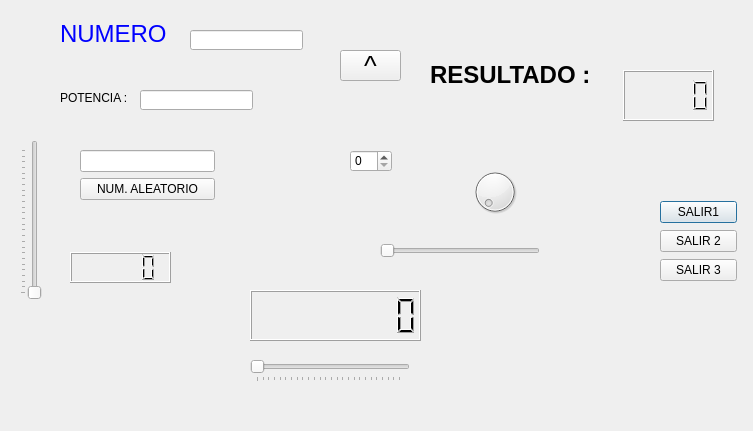
<?xml version="1.0" encoding="UTF-8"?>
<ui version="4.0">
 <class>Dialog</class>
 <widget class="QDialog" name="Dialog">
  <property name="geometry">
   <rect>
    <x>0</x>
    <y>0</y>
    <width>753</width>
    <height>431</height>
   </rect>
  </property>
  <property name="windowTitle">
   <string>APP, QT DIALOG</string>
  </property>
  <widget class="QWidget" name="layoutWidget">
   <property name="geometry">
    <rect>
     <x>660</x>
     <y>200</y>
     <width>77</width>
     <height>83</height>
    </rect>
   </property>
   <layout class="QVBoxLayout" name="verticalLayout">
    <item>
     <widget class="QPushButton" name="pushButton">
      <property name="text">
       <string>SALIR1</string>
      </property>
     </widget>
    </item>
    <item>
     <widget class="QPushButton" name="pushButton_3">
      <property name="text">
       <string>SALIR 2</string>
      </property>
     </widget>
    </item>
    <item>
     <widget class="QPushButton" name="pushButton_2">
      <property name="text">
       <string>SALIR 3</string>
      </property>
     </widget>
    </item>
   </layout>
  </widget>
  <widget class="QLabel" name="label">
   <property name="geometry">
    <rect>
     <x>60</x>
     <y>20</y>
     <width>112</width>
     <height>29</height>
    </rect>
   </property>
   <property name="text">
    <string>&lt;html&gt;&lt;head/&gt;&lt;body&gt;&lt;p&gt;&lt;span style=&quot; font-size:18pt; color:#0000ff;&quot;&gt;NUMERO :&lt;/span&gt;&lt;/p&gt;&lt;/body&gt;&lt;/html&gt;</string>
   </property>
  </widget>
  <widget class="QLabel" name="label_2">
   <property name="geometry">
    <rect>
     <x>60</x>
     <y>90</y>
     <width>71</width>
     <height>16</height>
    </rect>
   </property>
   <property name="text">
    <string>POTENCIA :</string>
   </property>
  </widget>
  <widget class="QLineEdit" name="lineEdit">
   <property name="geometry">
    <rect>
     <x>190</x>
     <y>30</y>
     <width>113</width>
     <height>20</height>
    </rect>
   </property>
  </widget>
  <widget class="QLineEdit" name="lineEdit_2">
   <property name="geometry">
    <rect>
     <x>140</x>
     <y>90</y>
     <width>113</width>
     <height>20</height>
    </rect>
   </property>
  </widget>
  <widget class="QPushButton" name="pushButton_4">
   <property name="geometry">
    <rect>
     <x>340</x>
     <y>50</y>
     <width>61</width>
     <height>31</height>
    </rect>
   </property>
   <property name="font">
    <font>
     <pointsize>20</pointsize>
    </font>
   </property>
   <property name="text">
    <string>^</string>
   </property>
  </widget>
  <widget class="QLabel" name="label_3">
   <property name="geometry">
    <rect>
     <x>430</x>
     <y>60</y>
     <width>281</width>
     <height>29</height>
    </rect>
   </property>
   <property name="font">
    <font>
     <pointsize>18</pointsize>
     <weight>75</weight>
     <bold>true</bold>
    </font>
   </property>
   <property name="text">
    <string>RESULTADO : </string>
   </property>
  </widget>
  <widget class="QSpinBox" name="spinBox">
   <property name="geometry">
    <rect>
     <x>350</x>
     <y>150</y>
     <width>42</width>
     <height>22</height>
    </rect>
   </property>
   <property name="minimum">
    <number>0</number>
   </property>
   <property name="maximum">
    <number>99</number>
   </property>
  </widget>
  <widget class="QSlider" name="horizontalSlider">
   <property name="geometry">
    <rect>
     <x>380</x>
     <y>240</y>
     <width>160</width>
     <height>22</height>
    </rect>
   </property>
   <property name="orientation">
    <enum>Qt::Horizontal</enum>
   </property>
  </widget>
  <widget class="QDial" name="dial">
   <property name="geometry">
    <rect>
     <x>470</x>
     <y>160</y>
     <width>50</width>
     <height>64</height>
    </rect>
   </property>
  </widget>
  <widget class="QLCDNumber" name="lcdNumber">
   <property name="geometry">
    <rect>
     <x>623</x>
     <y>70</y>
     <width>91</width>
     <height>51</height>
    </rect>
   </property>
  </widget>
  <widget class="QWidget" name="layoutWidget">
   <property name="geometry">
    <rect>
     <x>80</x>
     <y>150</y>
     <width>135</width>
     <height>51</height>
    </rect>
   </property>
   <layout class="QVBoxLayout" name="verticalLayout_2">
    <item>
     <widget class="QLineEdit" name="lineEdit_3"/>
    </item>
    <item>
     <widget class="QPushButton" name="pushButton_5">
      <property name="text">
       <string>NUM. ALEATORIO</string>
      </property>
     </widget>
    </item>
   </layout>
  </widget>
  <widget class="QSlider" name="verticalSlider">
   <property name="geometry">
    <rect>
     <x>20</x>
     <y>140</y>
     <width>22</width>
     <height>160</height>
    </rect>
   </property>
   <property name="cursor">
    <cursorShape>OpenHandCursor</cursorShape>
   </property>
   <property name="maximum">
    <number>255</number>
   </property>
   <property name="orientation">
    <enum>Qt::Vertical</enum>
   </property>
   <property name="tickPosition">
    <enum>QSlider::TicksAbove</enum>
   </property>
  </widget>
  <widget class="QLCDNumber" name="lcdNumber_2">
   <property name="geometry">
    <rect>
     <x>70</x>
     <y>252</y>
     <width>101</width>
     <height>31</height>
    </rect>
   </property>
  </widget>
  <widget class="QSlider" name="horizontalSlider_2">
   <property name="geometry">
    <rect>
     <x>250</x>
     <y>360</y>
     <width>160</width>
     <height>22</height>
    </rect>
   </property>
   <property name="maximum">
    <number>255</number>
   </property>
   <property name="orientation">
    <enum>Qt::Horizontal</enum>
   </property>
   <property name="tickPosition">
    <enum>QSlider::TicksBelow</enum>
   </property>
  </widget>
  <widget class="QLCDNumber" name="lcdNumber_3">
   <property name="geometry">
    <rect>
     <x>250</x>
     <y>290</y>
     <width>171</width>
     <height>51</height>
    </rect>
   </property>
   <property name="digitCount">
    <number>8</number>
   </property>
   <property name="mode">
    <enum>QLCDNumber::Bin</enum>
   </property>
  </widget>
 </widget>
 <resources/>
 <connections>
  <connection>
   <sender>pushButton</sender>
   <signal>clicked()</signal>
   <receiver>Dialog</receiver>
   <slot>close()</slot>
   <hints>
    <hint type="sourcelabel">
     <x>661</x>
     <y>201</y>
    </hint>
    <hint type="destinationlabel">
     <x>215</x>
     <y>193</y>
    </hint>
   </hints>
  </connection>
  <connection>
   <sender>spinBox</sender>
   <signal>valueChanged(int)</signal>
   <receiver>horizontalSlider</receiver>
   <slot>setValue(int)</slot>
   <hints>
    <hint type="sourcelabel">
     <x>377</x>
     <y>164</y>
    </hint>
    <hint type="destinationlabel">
     <x>413</x>
     <y>248</y>
    </hint>
   </hints>
  </connection>
  <connection>
   <sender>spinBox</sender>
   <signal>valueChanged(int)</signal>
   <receiver>dial</receiver>
   <slot>setValue(int)</slot>
   <hints>
    <hint type="sourcelabel">
     <x>373</x>
     <y>165</y>
    </hint>
    <hint type="destinationlabel">
     <x>505</x>
     <y>184</y>
    </hint>
   </hints>
  </connection>
  <connection>
   <sender>spinBox</sender>
   <signal>valueChanged(int)</signal>
   <receiver>lcdNumber</receiver>
   <slot>display(int)</slot>
   <hints>
    <hint type="sourcelabel">
     <x>385</x>
     <y>151</y>
    </hint>
    <hint type="destinationlabel">
     <x>692</x>
     <y>85</y>
    </hint>
   </hints>
  </connection>
  <connection>
   <sender>horizontalSlider</sender>
   <signal>valueChanged(int)</signal>
   <receiver>spinBox</receiver>
   <slot>setValue(int)</slot>
   <hints>
    <hint type="sourcelabel">
     <x>473</x>
     <y>248</y>
    </hint>
    <hint type="destinationlabel">
     <x>367</x>
     <y>153</y>
    </hint>
   </hints>
  </connection>
  <connection>
   <sender>horizontalSlider</sender>
   <signal>valueChanged(int)</signal>
   <receiver>dial</receiver>
   <slot>setValue(int)</slot>
   <hints>
    <hint type="sourcelabel">
     <x>495</x>
     <y>249</y>
    </hint>
    <hint type="destinationlabel">
     <x>492</x>
     <y>209</y>
    </hint>
   </hints>
  </connection>
  <connection>
   <sender>horizontalSlider</sender>
   <signal>valueChanged(int)</signal>
   <receiver>lcdNumber</receiver>
   <slot>display(int)</slot>
   <hints>
    <hint type="sourcelabel">
     <x>516</x>
     <y>246</y>
    </hint>
    <hint type="destinationlabel">
     <x>678</x>
     <y>76</y>
    </hint>
   </hints>
  </connection>
  <connection>
   <sender>dial</sender>
   <signal>valueChanged(int)</signal>
   <receiver>spinBox</receiver>
   <slot>setValue(int)</slot>
   <hints>
    <hint type="sourcelabel">
     <x>480</x>
     <y>204</y>
    </hint>
    <hint type="destinationlabel">
     <x>356</x>
     <y>164</y>
    </hint>
   </hints>
  </connection>
  <connection>
   <sender>dial</sender>
   <signal>valueChanged(int)</signal>
   <receiver>horizontalSlider</receiver>
   <slot>setValue(int)</slot>
   <hints>
    <hint type="sourcelabel">
     <x>476</x>
     <y>177</y>
    </hint>
    <hint type="destinationlabel">
     <x>460</x>
     <y>244</y>
    </hint>
   </hints>
  </connection>
  <connection>
   <sender>dial</sender>
   <signal>valueChanged(int)</signal>
   <receiver>lcdNumber</receiver>
   <slot>display(int)</slot>
   <hints>
    <hint type="sourcelabel">
     <x>498</x>
     <y>187</y>
    </hint>
    <hint type="destinationlabel">
     <x>689</x>
     <y>80</y>
    </hint>
   </hints>
  </connection>
  <connection>
   <sender>verticalSlider</sender>
   <signal>valueChanged(int)</signal>
   <receiver>lcdNumber_2</receiver>
   <slot>display(int)</slot>
   <hints>
    <hint type="sourcelabel">
     <x>36</x>
     <y>176</y>
    </hint>
    <hint type="destinationlabel">
     <x>97</x>
     <y>276</y>
    </hint>
   </hints>
  </connection>
  <connection>
   <sender>horizontalSlider_2</sender>
   <signal>valueChanged(int)</signal>
   <receiver>lcdNumber_3</receiver>
   <slot>display(int)</slot>
   <hints>
    <hint type="sourcelabel">
     <x>329</x>
     <y>367</y>
    </hint>
    <hint type="destinationlabel">
     <x>316</x>
     <y>314</y>
    </hint>
   </hints>
  </connection>
 </connections>
</ui>
